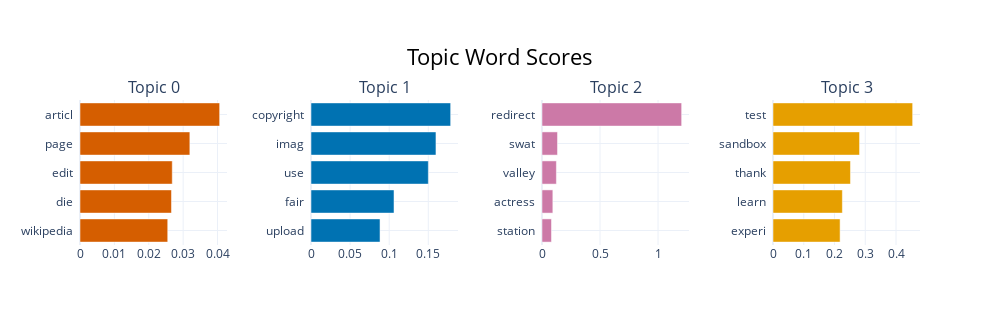

The cell this chart's notebook holds for it:
### Markdown cell above
Como o texto precisa ser convertido para um formato que os modelos possam entender, aplicamos uma técnica comum de vetorização de texto. Aqui, usaremos TF-IDF (Frequência de Termos – Frequência Inversa de Documentos), que transforma o texto em um vetor numérico ponderando as palavras mais importantes e penalizando as mais comuns.

### Code cell
# Crie o vetorizador TF-IDF ou embedding
tfidf = TfidfVectorizer(max_features=10000, stop_words='english')

# Ajustar e transformar (train)
X_train_tfidf = tfidf.fit_transform(train['comment_text'])

# Ajustar e transformar (test)
X_test_tfidf = tfidf.transform(test['comment_text'])

print(f"Forma de la matriz TF-IDF: {X_train_tfidf.shape}")
print(f"Forma de la matriz TF-IDF: {X_test_tfidf.shape}")

# Pré-processamento de texto
nltk.download('stopwords')
stop_words = set(stopwords.words('english'))
stemmer = SnowballStemmer('english')

def clean_text(text):
    text = text.lower()
    text = re.sub(f"[{re.escape(string.punctuation)}]", "", text)
    tokens = text.split()
    tokens = [stemmer.stem(word) for word in tokens if word not in stop_words and len(word) < 20]  # Filtra palabras largas
    return " ".join(tokens)

train['clean_comment'] = train['comment_text'].apply(clean_text)
test['clean_comment'] = test['comment_text'].apply(clean_text)

# 1. Melhoria na limpeza inicial
def safe_clean(df):
    df = df.copy()
    df['clean_comment'] = df['clean_comment'].replace(['', ' ', np.nan], np.nan)
    df = df.dropna(subset=['clean_comment'])
    df = df[df['clean_comment'].str.strip().str.len() >= 3]
    return df


train = safe_clean(train)
test = safe_clean(test)

# 2. TF-IDF com verificação de dados
if len(train['clean_comment']) == 0:
    raise ValueError("¡No hay datos válidos después de la limpieza!")

tfidf = TfidfVectorizer(
    max_features=10000,
    min_df=5,
    max_df=0.9,
    stop_words='english',
    token_pattern=r'(?u)\b[A-Za-z]{3,}\b'
)

X_train_tfidf = tfidf.fit_transform(train['clean_comment'])
X_test_tfidf = tfidf.transform(test['clean_comment'])

# 3. BERTopic com proteção total
sample_size = min(3000, len(train))
sampled_comments = train['clean_comment'].dropna().sample(n=sample_size, random_state=42)

sampled_comments = sampled_comments[sampled_comments.str.strip().str.len() > 0]
if len(sampled_comments) == 0:
    raise ValueError("¡La muestra para BERTopic está vacía!")

topic_model = BERTopic(
    language="english",
    min_topic_size=15,
    nr_topics="auto",
    calculate_probabilities=True,
    verbose=True
)

try:
    topics, probs = topic_model.fit_transform(sampled_comments.tolist())
except Exception as e:
    print(f"Error en BERTopic: {str(e)}")
    topics, probs = [-1] * len(sampled_comments), None

# 4. Resultados com análise de qualidade
topic_results = pd.DataFrame({
    'comment': sampled_comments,
    'topic': topics,
    'length': sampled_comments.str.len()
})

print("\nQualidade dos dados:")
print(f"- Amostras processadas: {len(topic_results)}")
print(f"- Texto médio (chars): {topic_results['length'].mean():.1f}")
print("\nDistribuição de tópicos:")
print(topic_results['topic'].value_counts().head(10))


try:
    fig = topic_model.visualize_barchart(top_n_topics=10)
    fig.show()
except Exception as e:
    print(f"Erro ao exibir a visualização: {str(e)}")
    
topic_model.save("my_topic_model")

### Figure 1 — Plotly figure (JSON) as saved in the notebook; plotly's stock layout.template omitted (floating-point values rounded to 4 significant figures)
{"data": [{"marker": {"color": "#D55E00"}, "orientation": "h", "type": "bar", "x": [0.02552, 0.0266, 0.02683, 0.03195, 0.04062], "xaxis": "x", "y": ["wikipedia  ", "die  ", "edit  ", "page  ", "articl  "], "yaxis": "y"}, {"marker": {"color": "#0072B2"}, "orientation": "h", "type": "bar", "x": [0.08829, 0.1062, 0.1501, 0.1598, 0.1786], "xaxis": "x2", "y": ["upload  ", "fair  ", "use  ", "imag  ", "copyright  "], "yaxis": "y2"}, {"marker": {"color": "#CC79A7"}, "orientation": "h", "type": "bar", "x": [0.08173, 0.09342, 0.124, 0.1337, 1.203], "xaxis": "x3", "y": ["station  ", "actress  ", "valley  ", "swat  ", "redirect  "], "yaxis": "y3"}, {"marker": {"color": "#E69F00"}, "orientation": "h", "type": "bar", "x": [0.2182, 0.2256, 0.252, 0.2814, 0.4541], "xaxis": "x4", "y": ["experi  ", "learn  ", "thank  ", "sandbox  ", "test  "], "yaxis": "y4"}], "layout": {"annotations": [{"font": {"size": 16}, "showarrow": false, "text": "Topic 0", "x": 0.0875, "xanchor": "center", "xref": "paper", "y": 1, "yanchor": "bottom", "yref": "paper"}, {"font": {"size": 16}, "showarrow": false, "text": "Topic 1", "x": 0.3625, "xanchor": "center", "xref": "paper", "y": 1, "yanchor": "bottom", "yref": "paper"}, {"font": {"size": 16}, "showarrow": false, "text": "Topic 2", "x": 0.6375, "xanchor": "center", "xref": "paper", "y": 1, "yanchor": "bottom", "yref": "paper"}, {"font": {"size": 16}, "showarrow": false, "text": "Topic 3", "x": 0.9125, "xanchor": "center", "xref": "paper", "y": 1, "yanchor": "bottom", "yref": "paper"}], "height": 325, "hoverlabel": {"bgcolor": "white", "font": {"family": "Rockwell", "size": 16}}, "showlegend": false, "title": {"font": {"color": "Black", "size": 22}, "text": "Topic Word Scores", "x": 0.5, "xanchor": "center", "yanchor": "top"}, "width": 1000, "xaxis": {"anchor": "y", "domain": [0, 0.175], "showgrid": true}, "xaxis2": {"anchor": "y2", "domain": [0.275, 0.45], "showgrid": true}, "xaxis3": {"anchor": "y3", "domain": [0.55, 0.725], "showgrid": true}, "xaxis4": {"anchor": "y4", "domain": [0.825, 1], "showgrid": true}, "yaxis": {"anchor": "x", "domain": [0, 1], "showgrid": true}, "yaxis2": {"anchor": "x2", "domain": [0, 1], "showgrid": true}, "yaxis3": {"anchor": "x3", "domain": [0, 1], "showgrid": true}, "yaxis4": {"anchor": "x4", "domain": [0, 1], "showgrid": true}}}
